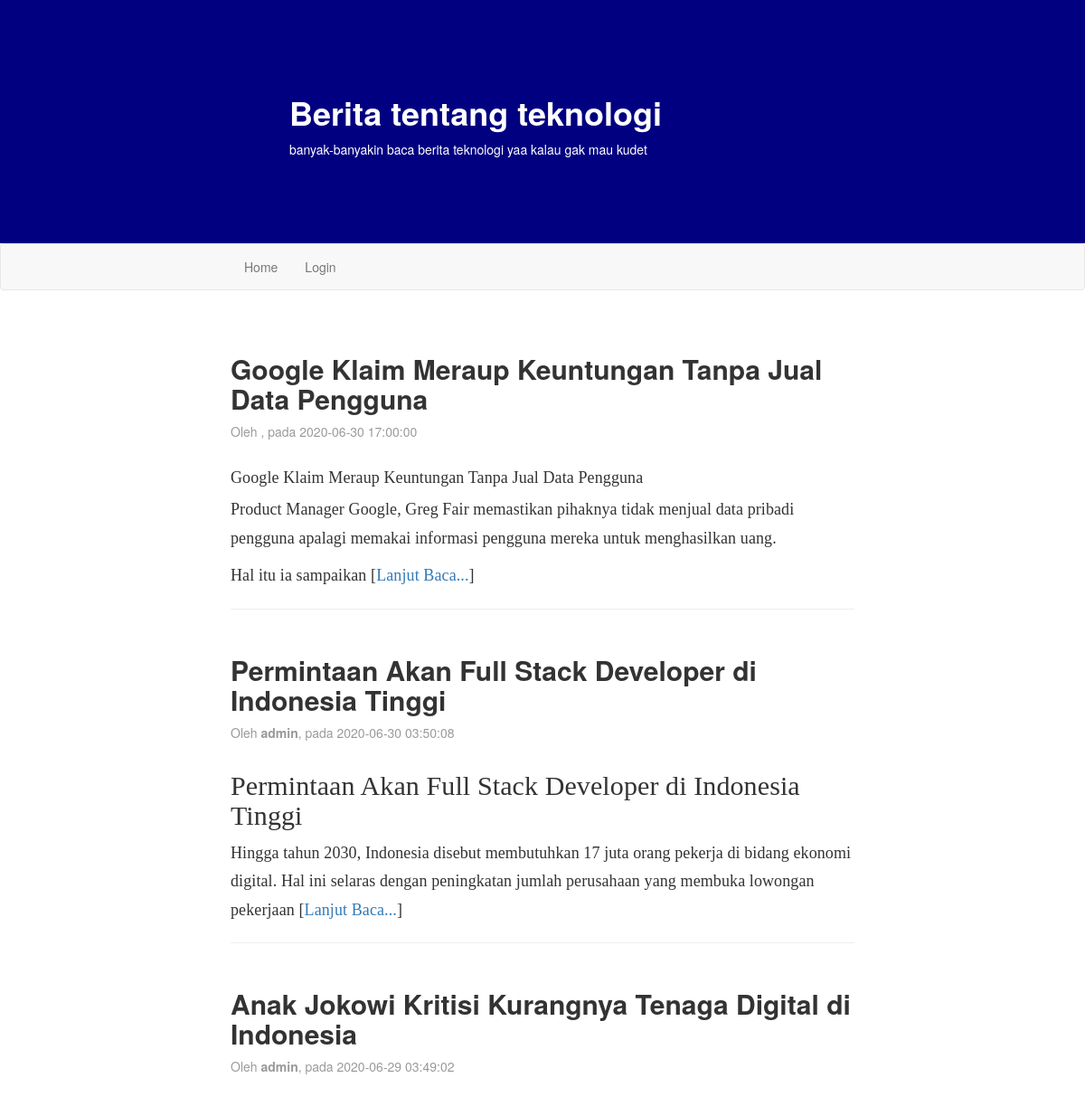
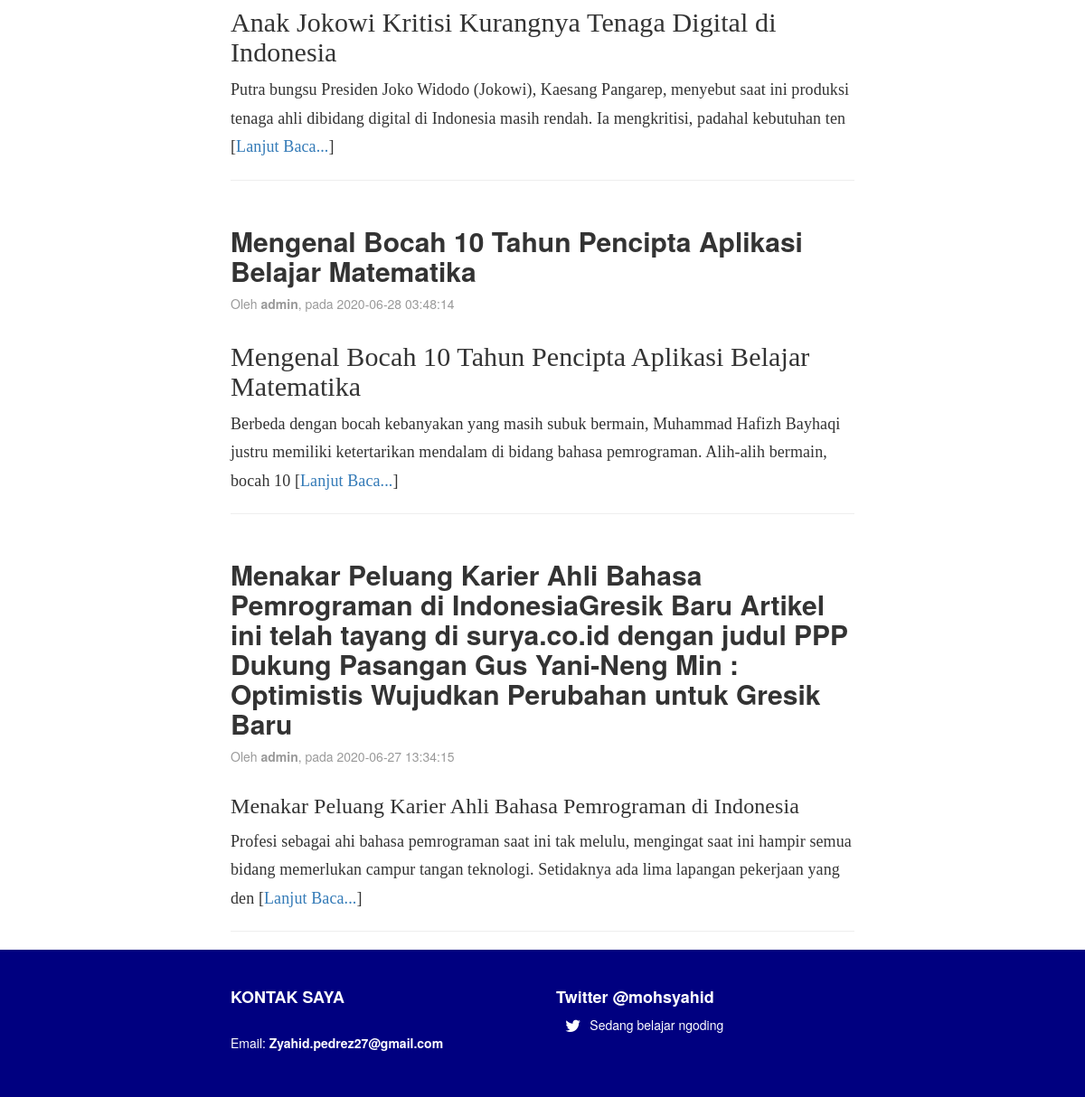
The page / on the database its author committed (2 pictures, top to bottom).
### tables this page shows
CREATE TABLE `artikel` (
  `id` int(11) NOT NULL,
  `judul` varchar(255) NOT NULL,
  `isi` text NOT NULL,
  `tanggal` timestamp NOT NULL DEFAULT current_timestamp(),
  `penulis` varchar(128) NOT NULL
);

### index.php (the view, shortened to what this page needs)
<?php include("konektor.php"); ?>
<!DOCTYPE html>
<html>
    <head>
        <link rel="stylesheet" href="bootstrap/css/bootstrap.css" />
        <link rel="stylesheet" href="bootstrap/css/style.css" />
        <link rel="stylesheet" href="font-awesome/css/font-awesome.css" />
    </head>
    <body>
        <header>
            <?php include("header.php"); ?>
        </header>
        <nav class="navbar navbar-default"><?php include("menu.php"); ?></nav>
        <article>
            <div class="container wrap">
                <div class="row">
                    <div class="col-md-12">
                        <?php
                            $query = mysqli_query($koneksi, "SELECT * FROM artikel ORDER BY tanggal DESC");
                            while($artikel = mysqli_fetch_array($query)){
                                echo "<div class='artikel-kop'>";
                                echo "<h2><b>".$artikel['judul']."</b></h2>";
                                echo "<p class='artikel-tanggal'>Oleh <b>".$artikel['penulis']."</b>, pada ".$artikel['tanggal']."</p>";
                                echo "</div>";
                                echo "<div class='artikel-isi'>";
                                echo substr($artikel['isi'], 0, 255);
                                echo " [<a href='artikel.php?id=".$artikel['id']."' />Lanjut Baca...</a>]";
                                echo "</div><hr/>";
                            }
                        ?>
                    </div>
                </div>
            </div>
        </article>
        <footer>
            <?php include("footer.php"); ?>
        </footer>
    </body>
</html>

### header.php
<div class="container wrap">
    <div class="row">
        <div class="col-md-12">
            <div class="profil">
                <div class="deskripsi">
                    <h1><b>Berita tentang teknologi</b></h1>
                    <p>banyak-banyakin baca berita teknologi yaa kalau gak mau kudet </p>
                </div>
            </div>
        </div>
    </div>
</div>

### menu.php
<div class="container wrap">
    <div class="row">
        <div class="col-md-12">
            <ol class="nav navbar-nav">
                <li><a href="index.php">Home</a></li>
                <li><a href="admin/login.php">Login</a></li>
            </ol>
        </div>
    </div>
</div>

### footer.php (shortened to what this page needs)
<div class="container wrap">
<div class="row">
        <div class="col-md-6">
            <h4><b>KONTAK SAYA</b></h4><br> Email: <b>Zyahid.pedrez27@gmail.com</b></p>
            <br><br>
        </div>
        <div class="col-md-6">
            <h4><b>Twitter @mohsyahid</b></h4>
            <div>
                <p class="fa fa-lg fa-twitter" style="float: left; margin: 5px 10px"></p> <p>Sedang belajar ngoding</p>
            </div>
        </div>
       </div>

### rows shown on the page
artikel: judul "Google Klaim Meraup Keuntungan Tanpa Jual Data Pengguna", tanggal "2020-06-30 17:00:00", isi "Google Klaim Meraup Keuntungan Tanpa Jual Data Pengguna Product Manager Google, Greg Fair memastikan pihaknya tidak menjual data pribadi pengguna apalagi memakai informasi pengguna mereka untuk menghasilkan uang. Hal itu ia sampaikan"
artikel: judul "Permintaan Akan Full Stack Developer di Indonesia Tinggi", penulis "admin", tanggal "2020-06-30 03:50:08", isi "Permintaan Akan Full Stack Developer di Indonesia Tinggi Hingga tahun 2030, Indonesia disebut membutuhkan 17 juta orang pekerja di bidang ekonomi digital. Hal ini selaras dengan peningkatan jumlah perusahaan yang membuka lowongan pekerjaan"
artikel: judul "Anak Jokowi Kritisi Kurangnya Tenaga Digital di Indonesia", penulis "admin", tanggal "2020-06-29 03:49:02", isi "Anak Jokowi Kritisi Kurangnya Tenaga Digital di Indonesia Putra bungsu Presiden Joko Widodo (Jokowi), Kaesang Pangarep, menyebut saat ini produksi tenaga ahli dibidang digital di Indonesia masih rendah. Ia mengkritisi, padahal kebutuhan ten"
artikel: judul "Mengenal Bocah 10 Tahun Pencipta Aplikasi Belajar Matematika", penulis "admin", tanggal "2020-06-28 03:48:14", isi "Mengenal Bocah 10 Tahun Pencipta Aplikasi Belajar Matematika Berbeda dengan bocah kebanyakan yang masih subuk bermain, Muhammad Hafizh Bayhaqi justru memiliki ketertarikan mendalam di bidang bahasa pemrograman. Alih-alih bermain, bocah 10"
artikel: judul "Menakar Peluang Karier Ahli Bahasa Pemrograman di IndonesiaGresik Baru Artikel ini telah tayang di surya.co.id dengan judul PPP Dukung Pasangan Gus Yani-Neng Min : Optimistis Wujudkan Perubahan untuk Gresik Baru", penulis "admin", tanggal "2020-06-27 13:34:15", isi "Menakar Peluang Karier Ahli Bahasa Pemrograman di Indonesia Profesi sebagai ahi bahasa pemrograman saat ini tak melulu, mengingat saat ini hampir semua bidang memerlukan campur tangan teknologi. Setidaknya ada lima lapangan pekerjaan yang den"
